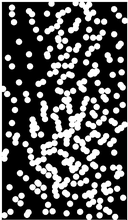
%> input picture imagepro/M3.tif, 128 x 220 px, shrunk from 455 x 782 before the run
$ octave hitmiss.m   (GNU Octave 9; MATLAB toolbox functions it lacks are replaced by stand-ins)
%> lines starting %> are read from the running program, lines starting %| are printed output that depends on the picture; in (x1, y1, x2, y2) boxes, pixels count from 0 and x2, y2 are one past the last pixel; in counts of white or black regions, pixels touching at a corner belong together; the program's own positions count from 1
x = imread('M3.tif');
%> x is the input picture: size 220x128 uint8; min 0, max 255, mean 81.6
y = double(x);
[r,c]=size(y);
%> r = 220; c = 128
xc=zeros(r,c);
for i=1:r
    for j=1:c
        xc(i,j)=1-y(i,j);
    end
end
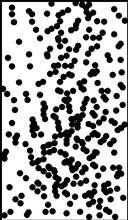
%> xc: size 220x128 double; min -254, max 1, mean -80.6; drawn with min black and max white

%b1 = [[1,1,1];[1,1,1];[1,1,1]];
b2 = [[1,1,1,1,1];[1,0,0,0,1];[1,0,0,0,1];[1,0,0,0,1];[1,1,1,1,1]];

d1=zeros(r,c);

for i=2:r-1
    for j=2:c-1
       flag=0;
       if(y(i,j)==1)
          if(y(i-1,j-1)==1 &&y(i-1,j)==1&&y(i-1,j+1)==1&&y(i,j-1)==1&&y(i,j+1)==1&&y(i+1,j-1)==1&&y(i+1,j)==1&&y(i+1,j+1)==1)
           flag=1;
          end
          if(flag==1)
             d1(i,j)=1;
          end
       end
    end
end
%> d1: size 220x128 double; every value is 0

d2=zeros(r,c);
for i=3:r-2
    for j=3:c-2
       flag=0;
       for l=1:5
         for m=1:5
          flag=flag+b2(l,m)*y(i-2+l-1,j-2+m-1);
         end
       end
       if(flag==16)
         d2(i,j)=1;
       end
    end
end
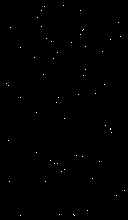
%> d2: size 220x128 double; values 0 (black) and 1 (white), 0.21% white in thin lines or dots, all inside (x1, y1, x2, y2) = (6, 5, 125, 216)
res=zeros(r,c);
for i=1:r
    for j=1:c
        if(d2(i,j)==1 && d1(i,j)==1)
            res(i,j)=1;
        end
    end
end

subplot(2,1,1),imshow(x);
subplot(2,1,2),imshow(res);

$ run again, with imagepro/M1.tif copied over imagepro/M3.tif
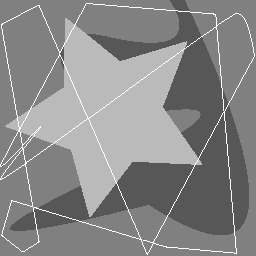
%> input picture imagepro/M1.tif, 256 x 256 px
%> x is the input picture: size 256x256 uint8; min 87, max 255, mean 135.8
%> after the loop `for i=1:r`:
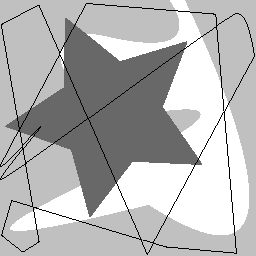
%> xc: size 256x256 double; min -254, max -86, mean -134.8; drawn with min black and max white
